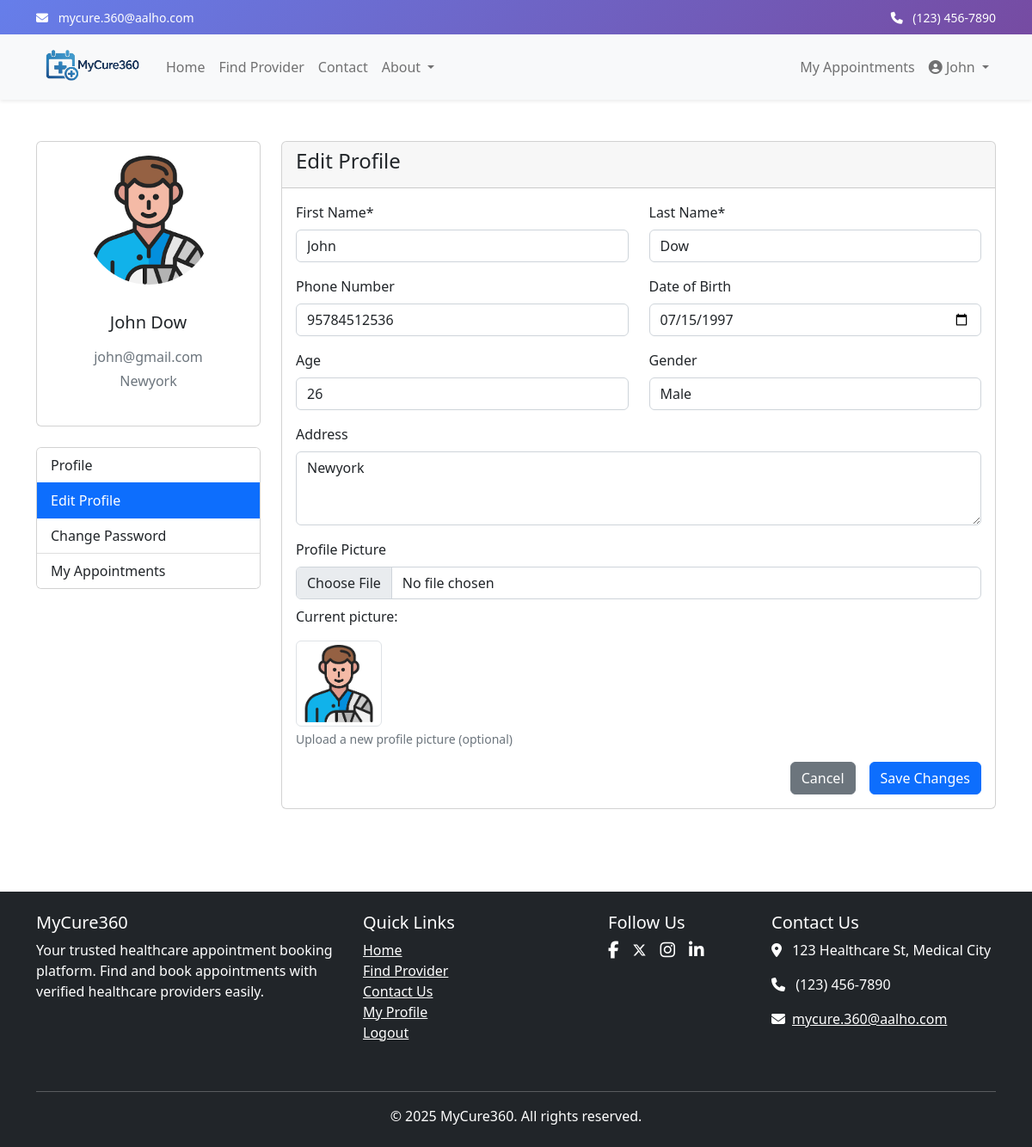
/accounts/profile/edit/ (signed in), run on the app's committed database.
### accounts/models.py (models this page shows, shortened)
class User(AbstractUser):
    USER_TYPE_CHOICES = (
        ('CUSTOMER', 'Customer'),
        ('AUTHORITY', 'Authority'),
        ('ADMIN', 'Admin'),
    )
    GENDER_CHOICES = (
        ('M', 'Male'),
        ('F', 'Female'),
        ('O', 'Other'),
        ('P', 'Prefer not to say'),
    )
    username = None
    email = models.EmailField(_('email address'), unique=True)
    phone_number = models.CharField(max_length=15, blank=True, null=True)
    user_type = models.CharField(max_length=10, choices=USER_TYPE_CHOICES, default='CUSTOMER')
    address = models.TextField(blank=True, null=True)
    date_of_birth = models.DateField(blank=True, null=True)
    gender = models.CharField(max_length=1, choices=GENDER_CHOICES, blank=True, null=True)
    age = models.PositiveIntegerField(blank=True, null=True)
    profile_picture = models.ImageField(upload_to='profile_pics/', blank=True, null=True)
    USERNAME_FIELD = 'email'
    REQUIRED_FIELDS = []
    objects = CustomUserManager()
    class Meta:
        db_table = 'users'
        verbose_name = 'User'
        verbose_name_plural = 'Users'

### accounts/views.py (the view)
# urls.py: path('profile/edit/', views.edit_profile_view, name='edit_profile'),
@login_required
def edit_profile_view(request):
    if request.method == 'POST':
        form = ProfileForm(request.POST, request.FILES, instance=request.user)
        if form.is_valid():
            form.save()
            messages.success(request, "Profile updated successfully!")
            return redirect('profile')
    else:
        form = ProfileForm(instance=request.user)
    return render(request, 'accounts/edit_profile.html', {'form': form})

### accounts/templates/accounts/edit_profile.html (shortened to what this page needs)
{% extends 'base.html' %}
{% block content %}
<div class="container py-5">
    <div class="row">
        <div class="col-md-3">
            <div class="card mb-4">
                <div class="card-body text-center">
                    {% if user.profile_picture %}
                        <img src="{{ user.profile_picture.url }}" alt="Profile Picture" class="img-fluid rounded-circle mb-3" style="width: 150px; height: 150px; object-fit: cover;">
                    {% else %}
                        <img src="/static/images/default-profile.png" alt="Default Profile" class="img-fluid rounded-circle mb-3" style="width: 150px; height: 150px; object-fit: cover;">
                    {% endif %}
                    <h5 class="my-3">{{ user.get_full_name }}</h5>
                    <p class="text-muted mb-1">{{ user.email }}</p>
                    <p class="text-muted mb-4">
                        {% if user.address %}
                            {{ user.address }}
                        {% else %}
                            No address provided
                        {% endif %}
                    </p>
                </div>
            </div>
            <div class="card">
                <div class="list-group list-group-flush">
                    <a href="{% url 'profile' %}" class="list-group-item list-group-item-action">Profile</a>
                    <a href="{% url 'edit_profile' %}" class="list-group-item list-group-item-action active">Edit Profile</a>
                    <a href="{% url 'change_password' %}" class="list-group-item list-group-item-action">Change Password</a>
                    {% if user.user_type == 'CUSTOMER' %}
                        <a href="{% url 'my_appointments' %}" class="list-group-item list-group-item-action">My Appointments</a>
                    {% endif %}
                </div>
            </div>
        </div>
        <div class="col-md-9">
            <div class="card">
                <div class="card-header">
                    <h4>Edit Profile</h4>
                </div>
                <div class="card-body">
                    <form method="post" enctype="multipart/form-data">
                        <div class="row mb-3">
                            <div class="col-md-6">
                                <label for="{{ form.first_name.id_for_label }}" class="form-label">First Name*</label>
                                {{ form.first_name }}
                            </div>
                            <div class="col-md-6">
                                <label for="{{ form.last_name.id_for_label }}" class="form-label">Last Name*</label>
                                {{ form.last_name }}
                            </div>
                        </div>
                        <div class="row mb-3">
                            <div class="col-md-6">
                                <label for="{{ form.phone_number.id_for_label }}" class="form-label">Phone Number</label>
                                {{ form.phone_number }}
                            </div>
                            <div class="col-md-6">
                                <label for="{{ form.date_of_birth.id_for_label }}" class="form-label">Date of Birth</label>
                                {{ form.date_of_birth }}
                            </div>
                        </div>
                        <div class="row mb-3">
                            <div class="col-md-6">
                                <label for="{{ form.age.id_for_label }}" class="form-label">Age</label>
                                {{ form.age }}
                            </div>
                            <div class="col-md-6">
                                <label for="{{ form.gender.id_for_label }}" class="form-label">Gender</label>
                                {{ form.gender }}
                            </div>
                        </div>
                        <div class="mb-3">
                            <label for="{{ form.address.id_for_label }}" class="form-label">Address</label>
                            {{ form.address }}
                        </div>
                        <div class="mb-3">
                            <label for="{{ form.profile_picture.id_for_label }}" class="form-label">Profile Picture</label>
                            <div class="input-group">
                                {{ form.profile_picture }}
                            </div>
                            {% if user.profile_picture %}
                                <div class="mt-2">
                                    <p>Current picture:</p>
                                    <img src="{{ user.profile_picture.url }}" alt="Current Profile Picture" class="img-thumbnail" style="max-height: 100px;">
                                </div>
                            {% endif %}
                            <div class="form-text">Upload a new profile picture (optional)</div>
                        </div>
                        <div class="d-grid gap-2 d-md-flex justify-content-md-end">
                            <a href="{% url 'profile' %}" class="btn btn-secondary me-md-2">Cancel</a>
                            <button type="submit" class="btn btn-primary">Save Changes</button>
                        </div>
                    </form>
                </div>
            </div>
        </div>
    </div>
</div>
{% endblock %}

### templates/navbar.html (shortened to what this page needs)
<div class="header-gradient text-white py-2">
    <div class="container">
        <div class="row">
            <div class="col-md-6">
                <small>
                    <i class="fas fa-envelope me-2"></i>
                    <a href="mailto:mycure.360@aalho.com" class="text-white text-decoration-none">mycure.360@aalho.com</a>
                </small>
            </div>
            <div class="col-md-6 text-md-end">
                <small>
                    <i class="fas fa-phone me-2"></i>
                    <a href="tel:+1234567890" class="text-white text-decoration-none">(123) 456-7890</a>
                </small>
            </div>
        </div>
    </div>
</div>
<nav class="navbar navbar-expand-lg navbar-light bg-light shadow-sm w-100">
    <div class="container">
        <a class="navbar-brand" href="{% url 'home' %}">
            <img src="/static/images/logo.png" alt="MyCure360 Logo" height="50">
        </a>
        <div class="collapse navbar-collapse" id="navbarNav">
            <ul class="navbar-nav me-auto">
                <li class="nav-item">
                    <a class="nav-link" href="{% url 'home' %}">Home</a>
                </li>
                <li class="nav-item">
                    <a class="nav-link" href="{% url 'search' %}">Find Provider</a>
                </li>
                <li class="nav-item">
                    <a class="nav-link" href="{% url 'contact' %}">Contact</a>
                </li>
                <li class="nav-item dropdown">
                    <a class="nav-link dropdown-toggle" href="#" id="aboutDropdown" role="button" data-bs-toggle="dropdown" aria-expanded="false">
                        About
                    </a>
                </li>
            </ul>
            <ul class="navbar-nav">
                {% if user.is_authenticated %}
                    {% if user.user_type == 'ADMIN' %}
                    <li class="nav-item">
                        <a class="nav-link" href="{% url 'admin_dashboard' %}">Admin Dashboard</a>
                    </li>
                    {% elif user.user_type == 'AUTHORITY' %}
                    <li class="nav-item">
                        <a class="nav-link" href="{% url 'authority_dashboard' %}">Authority Dashboard</a>
                    </li>
                    {% else %}
                    <li class="nav-item">
                        <a class="nav-link" href="{% url 'my_appointments' %}">My Appointments</a>
                    </li>
                    {% endif %}
                    <li class="nav-item dropdown">
                        <a class="nav-link dropdown-toggle" href="#" id="navbarDropdown" role="button" data-bs-toggle="dropdown" aria-expanded="false">
                            <i class="fas fa-user-circle"></i> {{ user.first_name }}
                        </a>
                    </li>
                {% endif %}
            </ul>
        </div>
    </div>
</nav>

### templates/base.html (style rules this page uses)
body { overflow-x: hidden; }
.navbar, footer { width: 100%; }
.header-gradient { background: linear-gradient(135deg, #667eea 0%, #764ba2 100%); }

### data on the page
User: first_name "John", profile_picture (picture), get_full_name "John Dow", email "john@gmail.com", address "Newyork", last_name "Dow", phone_number "95784512536", date_of_birth "07/15/1997", age "26", gender "Male"
